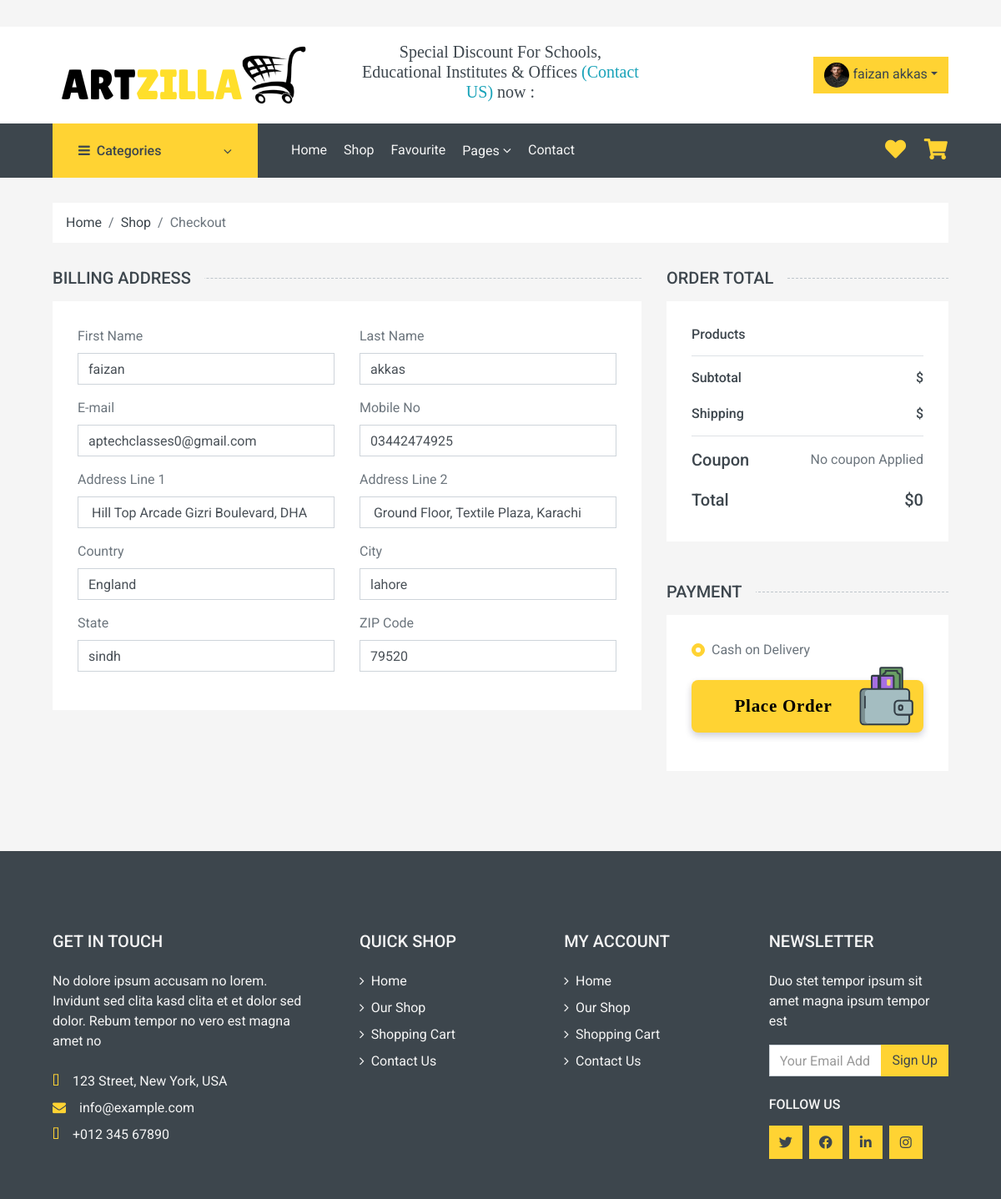
Page /cheackout.php (signed in) on the committed database.
### tables this page shows
CREATE TABLE `user_table` (
  `user_id` int(10) NOT NULL,
  `user_fn` varchar(20) NOT NULL,
  `user_ln` varchar(20) NOT NULL,
  `user_email` varchar(100) NOT NULL,
  `user_password` varchar(30) NOT NULL,
  `user_phone` varchar(15) NOT NULL,
  `user_add1` varchar(100) NOT NULL,
  `user_add2` varchar(100) NOT NULL,
  `user_country` varchar(20) NOT NULL,
  `user_city` varchar(20) NOT NULL,
  `user_state` varchar(20) NOT NULL,
  `user_zipcode` int(10) NOT NULL,
  `user_image` varchar(100) NOT NULL
);

### cheackout.php (the view, shortened to what this page needs)
<?php
include("fe_include/header.php");
include("admin/include/config.php");
if(isset($_SESSION["user_id"]))
{
	$id= $_SESSION["user_id"];
}
?>
    <div class="container-fluid">
        <div class="row px-xl-5">
            <div class="col-12">
                <nav class="breadcrumb bg-light mb-30">
                    <a class="breadcrumb-item text-dark" href="#">Home</a>
                    <a class="breadcrumb-item text-dark" href="#">Shop</a>
                    <span class="breadcrumb-item active">Checkout</span>
                </nav>
            </div>
        </div>
    </div>
<form method="post" action="purchase.php">
    <div class="container-fluid">
        <div class="row px-xl-5">
			<?php
			$q="select * from user_table where user_id=$id";
			$exec=mysqli_query($connect,$q);
			if(mysqli_num_rows($exec))
			{
				$user=mysqli_fetch_assoc($exec);
			?>
            <div class="col-lg-8">
                <h5 class="section-title position-relative text-uppercase mb-3"><span class="bg-secondary pr-3">Billing Address</span></h5>
                <div class="bg-light p-30 mb-5">
                    <div class="row">
                        <div class="col-md-6 form-group">
                            <label>First Name</label>
           <input class="form-control" type="text" placeholder="Enter First name" name="fn" value="<?php echo $user["user_fn"]?>">
                        </div>
                        <div class="col-md-6 form-group">
                            <label>Last Name</label>
           <input class="form-control" type="text" placeholder="Enter Last name" name="ln" value="<?php echo $user["user_ln"]?>">
                        </div>
                        <div class="col-md-6 form-group">
                            <label>E-mail</label>
           <input class="form-control" type="text" placeholder="Enter Email" name="email" value="<?php echo $user["user_email"]?>">
                        </div>
                        <div class="col-md-6 form-group">
                            <label>Mobile No</label>
           <input class="form-control" type="text" placeholder="Enter Phone nunber" name="phone" value="<?php echo $user["user_phone"]?>">
                        </div>
                        <div class="col-md-6 form-group">
                            <label>Address Line 1</label>
          <input class="form-control" type="text" placeholder="Enter Address" name="address1" value="<?php echo $user["user_add1"]?>">
                        </div>
                        <div class="col-md-6 form-group">
                            <label>Address Line 2</label>
          <input class="form-control" type="text" placeholder="Enter address (optional)" name="address2" value="<?php echo $user["user_add2"]?>">
                        </div>
                        <div class="col-md-6 form-group">
							 <label>Country</label>
         <input class="form-control" type="text" placeholder="Enter Country" name="country" value="<?php echo $user["user_country"]?>">
                        </div>
                        <div class="col-md-6 form-group">
                            <label>City</label>
           <input class="form-control" type="text" placeholder="Enter City name" name="city" value="<?php echo $user["user_city"]?>">
                        </div>
                        <div class="col-md-6 form-group">
                            <label>State</label>
          <input class="form-control" type="text" placeholder="Enter state name" name="state" value="<?php echo $user["user_state"]?>">
                        </div>
                        <div class="col-md-6 form-group">
                            <label>ZIP Code</label>
           <input class="form-control" type="text" placeholder="Enter Zipcode" name="zip" value="<?php echo $user["user_zipcode"]?>">
                        </div>
                    </div>
                </div>
            </div><?php }?>
            <div class="col-lg-4">
                <h5 class="section-title position-relative text-uppercase mb-3"><span class="bg-secondary pr-3">Order Total</span></h5>
                <div class="bg-light p-30 mb-5">
                    <div class="border-bottom">
                        <h6 class="mb-3">Products</h6>
                    </div>
                    <div class="border-bottom pt-3 pb-2">
                        <div class="d-flex justify-content-between mb-3">
                            <h6>Subtotal</h6>
                            <h6>$<?php echo @$sub?></h6>
                        </div>
                        <div class="d-flex justify-content-between">
                            <h6 class="font-weight-medium">Shipping</h6>
                            <h6 class="font-weight-medium">$<?php echo @$shipping?></h6>
                        </div>
                    </div>
                    <div class="pt-2">
						<div class="d-flex justify-content-between mt-2">
                            <h5>Coupon</h5>
                            <p><?php echo "No coupon Applied"?></p>
                        </div>
                        <div class="d-flex justify-content-between mt-2">
                            <h5>Total</h5>
                            <h5>$<?php echo @$sub+@$shipping?></h5>
                        </div>
                    </div>
                </div>
                <div class="mb-5">
                    <h5 class="section-title position-relative text-uppercase mb-3"><span class="bg-secondary pr-3">Payment</span></h5>
                    <div class="bg-light p-30">
                        <div class="form-group">
                            <div class="custom-control custom-radio">
                                <label class="custom-control-label" for="paypal">Cash on Delivery</label>
                            </div>
                        </div>
		<button class="button1 btn-block my-3 py-3 font-weight-bold mt-4" name="placeorder" type="submit" style="font-family: algerian">
  <span class="button__text">
    <span>P</span><span>l</span>a</span><span>c</span><span>e</span><span> </span><span>O</span><span>r</span><span>d</span><span>e</span><span>r</span>
</button>
                    </div>
                </div>
            </div>
        </div>
    </div>
</form>
<?php include("fe_include/footer.php") ?>

### fe_include/header.php (shortened to what this page needs)
<?php
include("admin/include/config.php");
?>
<!DOCTYPE html>
<html lang="en">
<head>
    <link href="https://cdnjs.cloudflare.com/ajax/libs/font-awesome/5.10.0/css/all.min.css" rel="stylesheet">
    <link href="lib/animate/animate.min.css" rel="stylesheet">
    <link href="lib/owlcarousel/assets/owl.carousel.min.css" rel="stylesheet">
<link rel="stylesheet" href="https://cdnjs.cloudflare.com/ajax/libs/font-awesome/4.7.0/css/font-awesome.min.css">
    <link href="css/style.css" rel="stylesheet">
</head>
<body>
    <div class="container-fluid">
        <div class="row bg-secondary py-1 px-xl-5">
            <div class="col-lg-6 d-none d-lg-block">
            </div>
            <div class="col-lg-6 text-lg-right">
            </div>
        </div>
        <div class="row align-items-center bg-light py-3 px-xl-5 d-none d-lg-flex">
            <div class="col-lg-4">
                <a href="index.php" class="text-decoration-none">
                    <img src="img/ARTZILLA.png">
                </a>
            </div>
            <div class="col-lg-4 col-6 text-center">
                <h5 style="font-family: calabri">Special Discount For Schools, Educational Institutes & Offices <a href="contact.php" class="text-info">(Contact US)</a> now :</h5>
            </div>
            <div class="col-lg-4 col-6 text-right">
                 <div class="d-inline-flex align-items-center">
                    <div class="btn-group">
						<?php
							if(isset($_SESSION["user_id"]))
							{
							$id= $_SESSION["user_id"];
							$profile="select * from user_table where user_id=$id";
							$profilexec=mysqli_query($connect,$profile);
							if(mysqli_num_rows($profilexec))
							{$profileimg=mysqli_fetch_assoc($profilexec);
							echo "
<button type='button' class='btn  btn-primary dropdown-toggle' data-toggle='dropdown'><img src='img/profile/".$profileimg["user_image"]."' width='30px' height='30px' class='rounded-circle'> ".$profileimg["user_fn"]." ".$profileimg["user_ln"]."</button>
							<div class='dropdown-menu dropdown-menu-right'>
<a class='dropdown-item' href='profile.php'>profile <i class='fa fa-user' style='font-size:20px'></i></a>
<a class='dropdown-item border-top' href='logout.php'>Log Out <i class='fa fa-sign-out' style='font-size:20px'></i></a></div>";
							}}
							?>
                    </div>
                </div>
            </div>
        </div>
    </div>
    <div class="container-fluid bg-dark mb-30">
        <div class="row px-xl-5">
            <div class="col-lg-3 d-none d-lg-block">
                <a class="btn d-flex align-items-center justify-content-between bg-primary w-100" data-toggle="collapse" href="#navbar-vertical" style="height: 65px; padding: 0 30px;">
                    <h6 class="text-dark m-0"><i class="fa fa-bars mr-2"></i>Categories</h6>
                    <i class="fa fa-angle-down text-dark"></i>
                </a>
            </div>
            <div class="col-lg-9">
                <nav class="navbar navbar-expand-lg bg-dark navbar-dark py-3 py-lg-0 px-0">
                    <div class="collapse navbar-collapse justify-content-between" id="navbarCollapse">
                        <div class="navbar-nav mr-auto py-0">
                            <a href="index.php" class="nav-item nav-link">Home</a>
                            <a href="shop.php" class="nav-item nav-link">Shop</a>
							<a href="fav.php" class="nav-item nav-link">Favourite</a>
                            <div class="nav-item dropdown">
                                <a href="#" class="nav-link dropdown-toggle" data-toggle="dropdown">Pages <i class="fa fa-angle-down mt-1"></i></a>
                            </div>
                            <a href="contact.php" class="nav-item nav-link">Contact</a>
                        </div>
                        <div class="navbar-nav ml-auto py-0 d-none d-lg-block">
                            <a href="fav.php" class="btn px-0">
                                <i class="fas fa-heart text-primary" style="font-size: 25px;"></i>
                            </a>
                            <a href="cart.php" class="btn px-0 ml-3">
                                <i class="fas fa-shopping-cart text-primary" style="font-size: 25px;"></i>
                            </a>
                        </div>
                    </div>
                </nav>
            </div>
        </div>
    </div>

### cheackout.php (style rules this page uses)
.button1 { border: none; outline: none; background-color: purple; padding: 1rem 90px 1rem 2rem; position: relative; border-radius: 8px; letter-spacing: 0.7px; background-color: #FFD333; color: #000000; font-size: 21px; font-family: "Lato", sans-serif; cursor: pointer; box-shadow: rgba(0, 9, 61, 0.2) 0px 4px 8px 0px; }
.button__svg1 { position: absolute; overflow: visible; bottom: 6px; right: 0.2rem; height: 140%; }

### rows in the picture
user_table: user_image (picture), user_fn "faizan", user_ln "akkas", fn "faizan", ln "akkas", email "aptechclasses0@gmail.com", phone "03442474925", address1 "Hill Top Arcade Gizri Boulevard, DHA", address2 "Ground Floor, Textile Plaza, Karachi", country "England", city "lahore", state "sindh", zip "79520"
